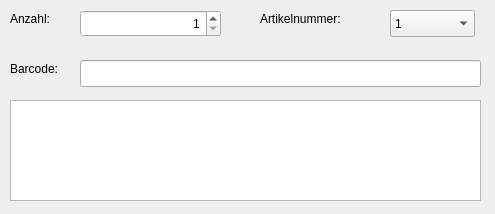
<?xml version="1.0" encoding="UTF-8"?>
<ui version="4.0">
 <class>CInputDlgBarcode</class>
 <widget class="QDialog" name="CInputDlgBarcode">
  <property name="geometry">
   <rect>
    <x>0</x>
    <y>0</y>
    <width>495</width>
    <height>214</height>
   </rect>
  </property>
  <property name="windowTitle">
   <string>Eingabe-Barcode</string>
  </property>
  <widget class="QSpinBox" name="spinBoxCount">
   <property name="geometry">
    <rect>
     <x>80</x>
     <y>10</y>
     <width>141</width>
     <height>27</height>
    </rect>
   </property>
   <property name="layoutDirection">
    <enum>Qt::LeftToRight</enum>
   </property>
   <property name="alignment">
    <set>Qt::AlignRight|Qt::AlignTrailing|Qt::AlignVCenter</set>
   </property>
   <property name="minimum">
    <number>1</number>
   </property>
   <property name="maximum">
    <number>9999999</number>
   </property>
  </widget>
  <widget class="QLabel" name="label">
   <property name="geometry">
    <rect>
     <x>10</x>
     <y>10</y>
     <width>67</width>
     <height>17</height>
    </rect>
   </property>
   <property name="text">
    <string>Anzahl:</string>
   </property>
  </widget>
  <widget class="QLabel" name="label_2">
   <property name="geometry">
    <rect>
     <x>10</x>
     <y>60</y>
     <width>67</width>
     <height>17</height>
    </rect>
   </property>
   <property name="text">
    <string>Barcode:</string>
   </property>
  </widget>
  <widget class="QLineEdit" name="lineEditBarcode">
   <property name="geometry">
    <rect>
     <x>80</x>
     <y>60</y>
     <width>401</width>
     <height>27</height>
    </rect>
   </property>
  </widget>
  <widget class="QTextBrowser" name="textBrowserArticleInfo">
   <property name="geometry">
    <rect>
     <x>10</x>
     <y>100</y>
     <width>471</width>
     <height>101</height>
    </rect>
   </property>
  </widget>
  <widget class="QLabel" name="label_3">
   <property name="geometry">
    <rect>
     <x>260</x>
     <y>10</y>
     <width>111</width>
     <height>17</height>
    </rect>
   </property>
   <property name="text">
    <string>Artikelnummer:</string>
   </property>
  </widget>
  <widget class="QComboBox" name="comboBoxArticlenumber">
   <property name="geometry">
    <rect>
     <x>390</x>
     <y>10</y>
     <width>85</width>
     <height>27</height>
    </rect>
   </property>
   <item>
    <property name="text">
     <string>1</string>
    </property>
   </item>
   <item>
    <property name="text">
     <string>2</string>
    </property>
   </item>
  </widget>
 </widget>
 <tabstops>
  <tabstop>spinBoxCount</tabstop>
  <tabstop>comboBoxArticlenumber</tabstop>
  <tabstop>lineEditBarcode</tabstop>
  <tabstop>textBrowserArticleInfo</tabstop>
 </tabstops>
 <resources/>
 <connections/>
</ui>
